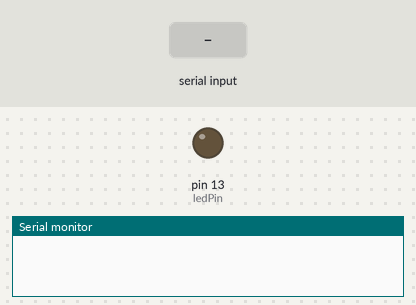
The sketch below on a simulated Arduino Uno, built with avr-gcc and run on an emulated ATmega328P. Parts: output pins drawn as LEDs (lit = HIGH), the last lines printed to the serial monitor. The test bench sets the inputs (shaded band).

Above: at 1.2 s.
1.3 s: "200\n" received over Serial
At 2.0 s:
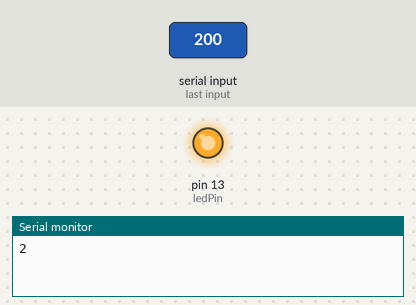
4.3 s: "90,45\n" received over Serial
At 5.4 s:
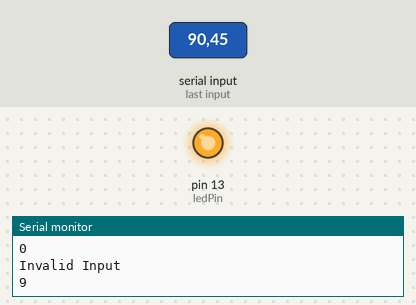
Timing chart, 0 to 7.3 s (numbered marks = the images above; inputs shaded):
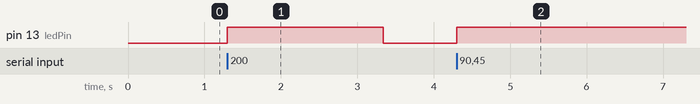

Measured:
- after the input at 1.3 s, pin 13 (ledPin): LOW → HIGH at once, → LOW 2.0 s later
- after the input at 4.3 s, pin 13 (ledPin): LOW → HIGH at once

The sketch:

LED_dimming_controler.ino
```cpp
char value;
int brightness;
int ledPin = 13;

void setup() {
  Serial.begin(9600);
  pinMode(ledPin, OUTPUT);
}

void loop() {

  if (Serial.available()) {

    value = Serial.read();

    Serial.write(value);
    Serial.println();

    brightness = value - 48;

    if (brightness >= 0 && brightness <= 9)
    {
      digitalWrite(ledPin, HIGH);
      delay(brightness*1000);
      digitalWrite(ledPin, LOW);
    }

    else
    {
      Serial.println("Invalid Input");
    }
  }
}
```
